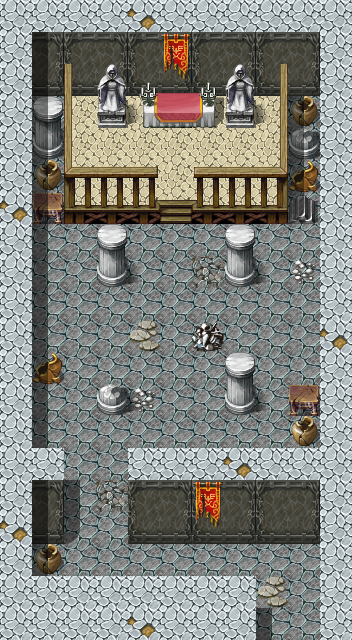

The image is a tile-based game level rendered from a .tmx file. Its description and source (layers, tilesets, objects; grid data summarised) follow:
An orthogonal 11x20 tile map with 32x32 px tiles, 3 tile layers (Ground, Objects, Above), 1 hidden layer not drawn, 13 tilesets and 6 objects (5x spawn, mapchange).

<map version="1.0" orientation="orthogonal" width="11" height="20" tilewidth="32" tileheight="32">
    <tileset firstgid="1" name="map_12" tilewidth="32" tileheight="32">
        <image source="../drawable/map_12.png" />
    </tileset>
    <tileset firstgid="65" name="map_29" tilewidth="32" tileheight="32">
        <image source="../drawable/map_29.png" />
    </tileset>
    <tileset firstgid="129" name="map_25" tilewidth="32" tileheight="32">
        <image source="../drawable/map_25.png" />
    </tileset>
    <tileset firstgid="193" name="map_5" tilewidth="32" tileheight="32">
        <image source="../drawable/map_5.png" />
    </tileset>
    <tileset firstgid="257" name="map_14" tilewidth="32" tileheight="32">
        <image source="../drawable/map_14.png" />
    </tileset>
    <tileset firstgid="321" name="map_7" tilewidth="32" tileheight="32">
        <image source="../drawable/map_7.png" />
    </tileset>
    <tileset firstgid="385" name="map_0" tilewidth="32" tileheight="32">
        <image source="../drawable/map_0.png" />
    </tileset>
    <tileset firstgid="449" name="map_3" tilewidth="32" tileheight="32">
        <image source="../drawable/map_3.png" />
    </tileset>
    <tileset firstgid="513" name="map_11" tilewidth="32" tileheight="32">
        <image source="../drawable/map_11.png" />
    </tileset>
    <tileset firstgid="577" name="map_10" tilewidth="32" tileheight="32">
        <image source="../drawable/map_10.png" />
    </tileset>
    <tileset firstgid="641" name="map_8" tilewidth="32" tileheight="32">
        <image source="../drawable/map_8.png" />
    </tileset>
    <tileset firstgid="705" name="map_1" tilewidth="32" tileheight="32">
        <image source="../drawable/map_1.png" />
    </tileset>
    <tileset firstgid="769" name="map_2" tilewidth="32" tileheight="32">
        <image source="../drawable/map_2.png" />
    </tileset>
    <layer name="Ground" width="11" height="20">
        <data>[220 cells, 220 non-empty, 8 distinct tile ids]</data>
    </layer>
    <layer name="Objects" width="11" height="20">
        <data>[220 cells, 47 non-empty, 27 distinct tile ids]</data>
    </layer>
    <layer name="Above" width="11" height="20">
        <data>[220 cells, 41 non-empty, 12 distinct tile ids]</data>
    </layer>
    <layer name="Walkable" width="11" height="20" visible="0">
        <data>[220 cells, 130 non-empty, 1 distinct tile ids]</data>
    </layer>
    <objectgroup name="Mapevents">
        <object name="south" type="mapchange" x="256" y="608" width="64" height="32">
            <properties>
                <property name="map" value="gargoylecave2" />
                <property name="place" value="nw" />
            </properties>
        </object>
    </objectgroup>
    <objectgroup name="Spawn">
        <object name="maelveon" type="spawn" x="160" y="128" width="32" height="32">
            <properties>
                <property name="spawngroup" value="maelveon" />
            </properties>
        </object>
        <object name="shadowgarg4" type="spawn" x="160" y="192" width="32" height="32">
            <properties>
                <property name="spawngroup" value="shadowgarg4" />
            </properties>
        </object>
        <object name="shadowgarg4_1" type="spawn" x="128" y="224" width="96" height="96">
            <properties>
                <property name="spawngroup" value="shadowgarg4" />
            </properties>
        </object>
        <object name="shadowgarg3" type="spawn" x="32" y="320" width="288" height="128">
            <properties>
                <property name="quantity" value="3" />
                <property name="spawngroup" value="shadowgarg3" />
            </properties>
        </object>
        <object name="shadowgarg4_2" type="spawn" x="128" y="544" width="96" height="32">
            <properties>
                <property name="spawngroup" value="shadowgarg4" />
            </properties>
        </object>
    </objectgroup>
    <objectgroup name="Keys" />
</map>
